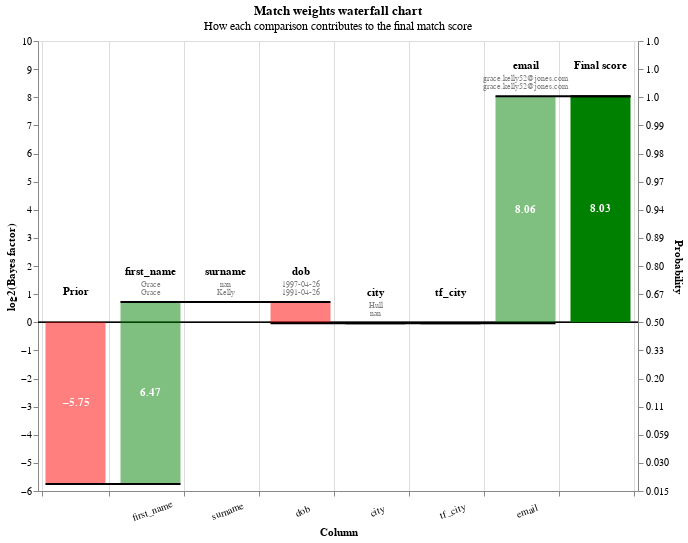

The cell this chart's notebook holds for it:
### Markdown cell above
You can also view rows in this dataset as a waterfall chart as follows:

### Code cell
from splink.charts import waterfall_chart
records_to_plot = df_e.as_pandas_dataframe().head(5).to_dict(orient="records")
waterfall_chart(records_to_plot, linker.settings_obj, filter_nulls=False)

### Figure 1 — Vega-Lite specification as saved in the notebook (floating-point values rounded to 4 significant figures)
{"config": {"view": {"continuousWidth": 400, "continuousHeight": 300}}, "params": [{"name": "record_number", "value": 0, "bind": {"input": "range", "min": 0, "max": 4, "step": 1}, "description": "Filter by the interation number"}], "title": {"text": "Match weights waterfall chart", "subtitle": "How each comparison contributes to the final match score"}, "transform": [{"filter": "(datum.record_number == record_number)"}, {"window": [{"op": "sum", "field": "log2_bayes_factor", "as": "sum"}, {"op": "lead", "field": "column_name", "as": "lead"}], "frame": [null, 0]}, {"calculate": "datum.column_name === \"Final score\" ? datum.sum - datum.log2_bayes_factor : datum.sum", "as": "sum"}, {"calculate": "datum.lead === null ? datum.column_name : datum.lead", "as": "lead"}, {"calculate": "datum.column_name === \"Final score\" || datum.column_name === \"Prior match weight\" ? 0 : datum.sum - datum.log2_bayes_factor", "as": "previous_sum"}, {"calculate": "datum.sum > datum.previous_sum ? datum.column_name : \"\"", "as": "top_label"}, {"calculate": "datum.sum < datum.previous_sum ? datum.column_name : \"\"", "as": "bottom_label"}, {"calculate": "datum.sum > datum.previous_sum ? datum.sum : datum.previous_sum", "as": "sum_top"}, {"calculate": "datum.sum < datum.previous_sum ? datum.sum : datum.previous_sum", "as": "sum_bottom"}, {"calculate": "(datum.sum + datum.previous_sum) / 2", "as": "center"}, {"calculate": "(datum.log2_bayes_factor > 0 ? \"+\" : \"\") + datum.log2_bayes_factor", "as": "text_log2_bayes_factor"}, {"calculate": "datum.sum < datum.previous_sum ? 4 : -4", "as": "dy"}, {"calculate": "datum.sum < datum.previous_sum ? \"top\" : \"bottom\"", "as": "baseline"}, {"calculate": "1. / (1 + pow(2, -1.*datum.sum))", "as": "prob"}, {"calculate": "0*datum.sum", "as": "zero"}], "layer": [{"layer": [{"mark": "rule", "encoding": {"y": {"field": "zero", "type": "quantitative"}, "size": {"value": 0.5}, "color": {"value": "black"}}}, {"mark": {"type": "bar", "width": 60}, "encoding": {"color": {"condition": {"value": "red", "test": "(datum.log2_bayes_factor < 0)"}, "value": "green"}, "opacity": {"condition": {"value": 1, "test": "datum.column_name == 'Prior match weight' || datum.column_name == 'Final score'"}, "value": 0.5}, "tooltip": [{"type": "nominal", "field": "column_name", "title": "Comparison column"}, {"type": "nominal", "field": "value_l", "title": "Value (L)"}, {"type": "nominal", "field": "value_r", "title": "Value (R)"}, {"type": "ordinal", "field": "label_for_charts", "title": "Label"}, {"type": "nominal", "field": "sql_condition", "title": "SQL condition"}, {"type": "nominal", "field": "comparison_vector_value", "title": "Comparison vector value"}, {"type": "quantitative", "field": "bayes_factor", "title": "Bayes factor = m/u", "format": ",.4f"}, {"type": "quantitative", "field": "log2_bayes_factor", "title": "Match weight = log2(m/u)", "format": ",.4f"}, {"type": "quantitative", "field": "prob", "format": ".4f", "title": "Adjusted match score"}, {"type": "nominal", "field": "bayes_factor_description", "title": "Match weight description"}], "x": {"type": "nominal", "axis": {"labelExpr": "datum.value == 'Prior' || datum.value == 'Final score' ? '' : datum.value", "labelAngle": -20, "labelAlign": "center", "labelPadding": 10, "title": "Column", "grid": true, "tickBand": "extent"}, "field": "column_name", "sort": {"field": "bar_sort_order", "order": "ascending"}}, "y": {"type": "quantitative", "axis": {"grid": false, "orient": "left", "title": "log2(Bayes factor)"}, "field": "previous_sum"}, "y2": {"field": "sum"}}}, {"mark": {"type": "text", "fontWeight": "bold"}, "encoding": {"color": {"value": "white"}, "text": {"condition": {"type": "nominal", "field": "log2_bayes_factor", "format": ".2f", "test": "abs(datum.log2_bayes_factor) > 1"}, "value": ""}, "x": {"type": "nominal", "axis": {"labelAngle": 0, "title": "Column"}, "field": "column_name", "sort": {"field": "bar_sort_order", "order": "ascending"}}, "y": {"type": "quantitative", "axis": {"orient": "left"}, "field": "center"}}}, {"mark": {"type": "text", "baseline": "bottom", "dy": -25, "fontWeight": "bold"}, "encoding": {"color": {"value": "black"}, "text": {"type": "nominal", "field": "column_name"}, "x": {"type": "nominal", "axis": {"labelAngle": 0, "title": "Column"}, "field": "column_name", "sort": {"field": "bar_sort_order", "order": "ascending"}}, "y": {"type": "quantitative", "field": "sum_top"}}}, {"mark": {"type": "text", "baseline": "bottom", "fontSize": 8, "dy": -13}, "encoding": {"color": {"value": "grey"}, "text": {"type": "nominal", "field": "value_l"}, "x": {"type": "nominal", "axis": {"labelAngle": 0, "title": "Column"}, "field": "column_name", "sort": {"field": "bar_sort_order", "order": "ascending"}}, "y": {"type": "quantitative", "field": "sum_top"}}}, {"mark": {"type": "text", "baseline": "bottom", "fontSize": 8, "dy": -5}, "encoding": {"color": {"value": "grey"}, "text": {"type": "nominal", "field": "value_r"}, "x": {"type": "nominal", "axis": {"labelAngle": 0, "title": "Column"}, "field": "column_name", "sort": {"field": "bar_sort_order", "order": "ascending"}}, "y": {"type": "quantitative", "field": "sum_top"}}}]}, {"mark": {"type": "rule", "color": "black", "strokeWidth": 2, "x2Offset": 30, "xOffset": -30}, "encoding": {"x": {"type": "nominal", "axis": {"labelAngle": 0, "title": "Column"}, "field": "column_name", "sort": {"field": "bar_sort_order", "order": "ascending"}}, "x2": {"field": "lead"}, "y": {"type": "quantitative", "axis": {"labelExpr": "format(1 / (1 + pow(2, -1*datum.value)), '.2r')", "orient": "right", "title": "Probability"}, "field": "sum", "scale": {"zero": false}}}}], "height": 450, "resolve": {"axis": {"y": "independent"}}, "width": {"step": 75}, "$schema": "https://vega.github.io/schema/vega-lite/v5.2.0.json", "data": {"values": [{"column_name": "Prior", "label_for_charts": "Starting match weight (prior)", "sql_condition": null, "log2_bayes_factor": -5.751, "bayes_factor": 0.01857, "comparison_vector_value": null, "m_probability": null, "u_probability": null, "bayes_factor_description": null, "value_l": "", "value_r": "", "term_frequency_adjustment": null, "bar_sort_order": 0, "record_number": 0}, {"column_name": "first_name", "label_for_charts": "exact_match", "sql_condition": "first_name_l = first_name_r", "log2_bayes_factor": 6.474, "bayes_factor": 88.92, "comparison_vector_value": 1, "m_probability": 0.5152, "u_probability": 0.005794, "bayes_factor_description": "If comparison level is `exact_match` then comparison is 88.92 times more likely to be a match", "value_l": "Grace", "value_r": "Grace", "term_frequency_adjustment": false, "bar_sort_order": 1, "record_number": 0}, {"column_name": "surname", "label_for_charts": "Null", "sql_condition": "surname_l IS NULL OR surname_r IS NULL", "log2_bayes_factor": 0.0, "bayes_factor": 1.0, "comparison_vector_value": -1, "m_probability": null, "u_probability": null, "bayes_factor_description": "If comparison level is `null` then comparison is 1.00 times more likely to be a match", "value_l": "nan", "value_r": "Kelly", "term_frequency_adjustment": false, "bar_sort_order": 2, "record_number": 0}, {"column_name": "dob", "label_for_charts": "All other comparisons", "sql_condition": "ELSE", "log2_bayes_factor": -0.7563, "bayes_factor": 0.592, "comparison_vector_value": 0, "m_probability": 0.591, "u_probability": 0.9983, "bayes_factor_description": "If comparison level is `all other comparisons` then comparison is  1.69 times less likely to be a match", "value_l": "1997-04-26", "value_r": "1991-04-26", "term_frequency_adjustment": false, "bar_sort_order": 3, "record_number": 0}, {"column_name": "city", "label_for_charts": "Null", "sql_condition": "city_l IS NULL OR city_r IS NULL", "log2_bayes_factor": 0.0, "bayes_factor": 1.0, "comparison_vector_value": -1, "m_probability": null, "u_probability": null, "bayes_factor_description": "If comparison level is `null` then comparison is 1.00 times more likely to be a match", "value_l": "Hull", "value_r": "nan", "term_frequency_adjustment": false, "bar_sort_order": 4, "record_number": 0}, {"column_name": "tf_city", "label_for_charts": "Null", "sql_condition": "city_l IS NULL OR city_r IS NULL", "log2_bayes_factor": 0.0, "bayes_factor": 1.0, "comparison_vector_value": -1, "m_probability": null, "u_probability": null, "bayes_factor_description": "If comparison level is `null` then comparison is 1.00 times more likely to be a match", "value_l": "", "value_r": "", "term_frequency_adjustment": true, "bar_sort_order": 5, "record_number": 0}, {"column_name": "email", "label_for_charts": "exact_match", "sql_condition": "email_l = email_r", "log2_bayes_factor": 8.064, "bayes_factor": 267.7, "comparison_vector_value": 1, "m_probability": 0.5873, "u_probability": 0.002194, "bayes_factor_description": "If comparison level is `exact_match` then comparison is 267.69 times more likely to be a match", "value_l": "grace.kelly52@jones.com", "value_r": "grace.kelly52@jones.com", "term_frequency_adjustment": false, "bar_sort_order": 6, "record_number": 0}, {"column_name": "Final score", "label_for_charts": "Final score", "sql_condition": null, "log2_bayes_factor": 8.032, "bayes_factor": 261.7, "comparison_vector_value": null, "m_probability": null, "u_probability": null, "bayes_factor_description": null, "value_l": "", "value_r": "", "term_frequency_adjustment": null, "bar_sort_order": 7, "record_number": 0}, {"column_name": "Prior", "label_for_charts": "Starting match weight (prior)", "sql_condition": null, "log2_bayes_factor": -5.751, "bayes_factor": 0.01857, "comparison_vector_value": null, "m_probability": null, "u_probability": null, "bayes_factor_description": null, "value_l": "", "value_r": "", "term_frequency_adjustment": null, "bar_sort_order": 0, "record_number": 1}, {"column_name": "first_name", "label_for_charts": "exact_match", "sql_condition": "first_name_l = first_name_r", "log2_bayes_factor": 6.474, "bayes_factor": 88.92, "comparison_vector_value": 1, "m_probability": 0.5152, "u_probability": 0.005794, "bayes_factor_description": "If comparison level is `exact_match` then comparison is 88.92 times more likely to be a match", "value_l": "Evie", "value_r": "Evie", "term_frequency_adjustment": false, "bar_sort_order": 1, "record_number": 1}, {"column_name": "surname", "label_for_charts": "All other comparisons", "sql_condition": "ELSE", "log2_bayes_factor": -0.8702, "bayes_factor": 0.5471, "comparison_vector_value": 0, "m_probability": 0.5444, "u_probability": 0.9951, "bayes_factor_description": "If comparison level is `all other comparisons` then comparison is  1.83 times less likely to be a match", "value_l": "Dean", "value_r": "Jones", "term_frequency_adjustment": false, "bar_sort_order": 2, "record_number": 1}, {"column_name": "dob", "label_for_charts": "All other comparisons", "sql_condition": "ELSE", "log2_bayes_factor": -0.7563, "bayes_factor": 0.592, "comparison_vector_value": 0, "m_probability": 0.591, "u_probability": 0.9983, "bayes_factor_description": "If comparison level is `all other comparisons` then comparison is  1.69 times less likely to be a match", "value_l": "2015-03-03", "value_r": "2002-07-22", "term_frequency_adjustment": false, "bar_sort_order": 3, "record_number": 1}, {"column_name": "city", "label_for_charts": "Null", "sql_condition": "city_l IS NULL OR city_r IS NULL", "log2_bayes_factor": 0.0, "bayes_factor": 1.0, "comparison_vector_value": -1, "m_probability": null, "u_probability": null, "bayes_factor_description": "If comparison level is `null` then comparison is 1.00 times more likely to be a match", "value_l": "Pootsmruth", "value_r": "nan", "term_frequency_adjustment": false, "bar_sort_order": 4, "record_number": 1}, {"column_name": "tf_city", "label_for_charts": "Null", "sql_condition": "city_l IS NULL OR city_r IS NULL", "log2_bayes_factor": 0.0, "bayes_factor": 1.0, "comparison_vector_value": -1, "m_probability": null, "u_probability": null, "bayes_factor_description": "If comparison level is `null` then comparison is 1.00 times more likely to be a match", "value_l": "", "value_r": "", "term_frequency_adjustment": true, "bar_sort_order": 5, "record_number": 1}, {"column_name": "email", "label_for_charts": "All other comparisons", "sql_condition": "ELSE", "log2_bayes_factor": -1.274, "bayes_factor": 0.4136, "comparison_vector_value": 0, "m_probability": 0.4127, "u_probability": 0.9978, "bayes_factor_description": "If comparison level is `all other comparisons` then comparison is  2.42 times less likely to be a match", "value_l": "evihd56@earris-bailey.net", "value_r": "eviejones@brewer-sparks.org", "term_frequency_adjustment": false, "bar_sort_order": 6, "record_number": 1}, {"column_name": "Final score", "label_for_charts": "Final score", "sql_condition": null, "log2_bayes_factor": -2.176, "bayes_factor": 0.2212, "comparison_vector_value": null, "m_probability": null, "u_probability": null, "bayes_factor_description": null, "value_l": "", "value_r": "", "term_frequency_adjustment": null, "bar_sort_order": 7, "record_number": 1}, {"column_name": "Prior", "label_for_charts": "Starting match weight (prior)", "sql_condition": null, "log2_bayes_factor": -5.751, "bayes_factor": 0.01857, "comparison_vector_value": null, "m_probability": null, "u_probability": null, "bayes_factor_description": null, "value_l": "", "value_r": "", "term_frequency_adjustment": null, "bar_sort_order": 0, "record_number": 2}, {"column_name": "first_name", "label_for_charts": "exact_match", "sql_condition": "first_name_l = first_name_r", "log2_bayes_factor": 6.474, "bayes_factor": 88.92, "comparison_vector_value": 1, "m_probability": 0.5152, "u_probability": 0.005794, "bayes_factor_description": "If comparison level is `exact_match` then comparison is 88.92 times more likely to be a match", "value_l": "Oliver", "value_r": "Oliver", "term_frequency_adjustment": false, "bar_sort_order": 1, "record_number": 2}, {"column_name": "surname", "label_for_charts": "All other comparisons", "sql_condition": "ELSE", "log2_bayes_factor": -0.8702, "bayes_factor": 0.5471, "comparison_vector_value": 0, "m_probability": 0.5444, "u_probability": 0.9951, "bayes_factor_description": "If comparison level is `all other comparisons` then comparison is  1.83 times less likely to be a match", "value_l": "Griffiths", "value_r": "Bird", "term_frequency_adjustment": false, "bar_sort_order": 2, "record_number": 2}, {"column_name": "dob", "label_for_charts": "All other comparisons", "sql_condition": "ELSE", "log2_bayes_factor": -0.7563, "bayes_factor": 0.592, "comparison_vector_value": 0, "m_probability": 0.591, "u_probability": 0.9983, "bayes_factor_description": "If comparison level is `all other comparisons` then comparison is  1.69 times less likely to be a match", "value_l": "1991-10-26", "value_r": "2000-02-27", "term_frequency_adjustment": false, "bar_sort_order": 3, "record_number": 2}, {"column_name": "city", "label_for_charts": "Null", "sql_condition": "city_l IS NULL OR city_r IS NULL", "log2_bayes_factor": 0.0, "bayes_factor": 1.0, "comparison_vector_value": -1, "m_probability": null, "u_probability": null, "bayes_factor_description": "If comparison level is `null` then comparison is 1.00 times more likely to be a match", "value_l": "Lunton", "value_r": "nan", "term_frequency_adjustment": false, "bar_sort_order": 4, "record_number": 2}, {"column_name": "tf_city", "label_for_charts": "Null", "sql_condition": "city_l IS NULL OR city_r IS NULL", "log2_bayes_factor": 0.0, "bayes_factor": 1.0, "comparison_vector_value": -1, "m_probability": null, "u_probability": null, "bayes_factor_description": "If comparison level is `null` then comparison is 1.00 times more likely to be a match", "value_l": "", "value_r": "", "term_frequency_adjustment": true, "bar_sort_order": 5, "record_number": 2}, {"column_name": "email", "label_for_charts": "All other comparisons", "sql_condition": "ELSE", "log2_bayes_factor": -1.274, "bayes_factor": 0.4136, "comparison_vector_value": 0, "m_probability": 0.4127, "u_probability": 0.9978, "bayes_factor_description": "If comparison level is `all other comparisons` then comparison is  2.42 times less likely to be a match", "value_l": "o.griffiths90@reyes-coleman.com", "value_r": "oliver.b@smith.net", "term_frequency_adjustment": false, "bar_sort_order": 6, "record_number": 2}, {"column_name": "Final score", "label_for_charts": "Final score", "sql_condition": null, "log2_bayes_factor": -2.176, "bayes_factor": 0.2212, "comparison_vector_value": null, "m_probability": null, "u_probability": null, "bayes_factor_description": null, "value_l": "", "value_r": "", "term_frequency_adjustment": null, "bar_sort_order": 7, "record_number": 2}, {"column_name": "Prior", "label_for_charts": "Starting match weight (prior)", "sql_condition": null, "log2_bayes_factor": -5.751, "bayes_factor": 0.01857, "comparison_vector_value": null, "m_probability": null, "u_probability": null, "bayes_factor_description": null, "value_l": "", "value_r": "", "term_frequency_adjustment": null, "bar_sort_order": 0, "record_number": 3}, {"column_name": "first_name", "label_for_charts": "exact_match", "sql_condition": "first_name_l = first_name_r", "log2_bayes_factor": 6.474, "bayes_factor": 88.92, "comparison_vector_value": 1, "m_probability": 0.5152, "u_probability": 0.005794, "bayes_factor_description": "If comparison level is `exact_match` then comparison is 88.92 times more likely to be a match", "value_l": "Caleb", "value_r": "Caleb", "term_frequency_adjustment": false, "bar_sort_order": 1, "record_number": 3}, {"column_name": "surname", "label_for_charts": "All other comparisons", "sql_condition": "ELSE", "log2_bayes_factor": -0.8702, "bayes_factor": 0.5471, "comparison_vector_value": 0, "m_probability": 0.5444, "u_probability": 0.9951, "bayes_factor_description": "If comparison level is `all other comparisons` then comparison is  1.83 times less likely to be a match", "value_l": "Rwoe", "value_r": "Scott", "term_frequency_adjustment": false, "bar_sort_order": 2, "record_number": 3}, {"column_name": "dob", "label_for_charts": "All other comparisons", "sql_condition": "ELSE", "log2_bayes_factor": -0.7563, "bayes_factor": 0.592, "comparison_vector_value": 0, "m_probability": 0.591, "u_probability": 0.9983, "bayes_factor_description": "If comparison level is `all other comparisons` then comparison is  1.69 times less likely to be a match", "value_l": "1992-11-20", "value_r": "2000-12-10", "term_frequency_adjustment": false, "bar_sort_order": 3, "record_number": 3}, {"column_name": "city", "label_for_charts": "Null", "sql_condition": "city_l IS NULL OR city_r IS NULL", "log2_bayes_factor": 0.0, "bayes_factor": 1.0, "comparison_vector_value": -1, "m_probability": null, "u_probability": null, "bayes_factor_description": "If comparison level is `null` then comparison is 1.00 times more likely to be a match", "value_l": "Liverpool", "value_r": "nan", "term_frequency_adjustment": false, "bar_sort_order": 4, "record_number": 3}, {"column_name": "tf_city", "label_for_charts": "Null", "sql_condition": "city_l IS NULL OR city_r IS NULL", "log2_bayes_factor": 0.0, "bayes_factor": 1.0, "comparison_vector_value": -1, "m_probability": null, "u_probability": null, "bayes_factor_description": "If comparison level is `null` then comparison is 1.00 times more likely to be a match", "value_l": "", "value_r": "", "term_frequency_adjustment": true, "bar_sort_order": 5, "record_number": 3}, {"column_name": "email", "label_for_charts": "Null", "sql_condition": "email_l IS NULL OR email_r IS NULL", "log2_bayes_factor": 0.0, "bayes_factor": 1.0, "comparison_vector_value": -1, "m_probability": null, "u_probability": null, "bayes_factor_description": "If comparison level is `null` then comparison is 1.00 times more likely to be a match", "value_l": "nan", "value_r": "c.scott@brooks.com", "term_frequency_adjustment": false, "bar_sort_order": 6, "record_number": 3}, {"column_name": "Final score", "label_for_charts": "Final score", "sql_condition": null, "log2_bayes_factor": -0.9027, "bayes_factor": 0.5349, "comparison_vector_value": null, "m_probability": null, "u_probability": null, "bayes_factor_description": null, "value_l": "", "value_r": "", "term_frequency_adjustment": null, "bar_sort_order": 7, "record_number": 3}, {"column_name": "Prior", "label_for_charts": "Starting match weight (prior)", "sql_condition": null, "log2_bayes_factor": -5.751, "bayes_factor": 0.01857, "comparison_vector_value": null, "m_probability": null, "u_probability": null, "bayes_factor_description": null, "value_l": "", "value_r": "", "term_frequency_adjustment": null, "bar_sort_order": 0, "record_number": 4}, {"column_name": "first_name", "label_for_charts": "exact_match", "sql_condition": "first_name_l = first_name_r", "log2_bayes_factor": 6.474, "bayes_factor": 88.92, "comparison_vector_value": 1, "m_probability": 0.5152, "u_probability": 0.005794, "bayes_factor_description": "If comparison level is `exact_match` then comparison is 88.92 times more likely to be a match", "value_l": "Darcy", "value_r": "Darcy", "term_frequency_adjustment": false, "bar_sort_order": 1, "record_number": 4}, {"column_name": "surname", "label_for_charts": "All other comparisons", "sql_condition": "ELSE", "log2_bayes_factor": -0.8702, "bayes_factor": 0.5471, "comparison_vector_value": 0, "m_probability": 0.5444, "u_probability": 0.9951, "bayes_factor_description": "If comparison level is `all other comparisons` then comparison is  1.83 times less likely to be a match", "value_l": "Bernass", "value_r": "Rhodes", "term_frequency_adjustment": false, "bar_sort_order": 2, "record_number": 4}, {"column_name": "dob", "label_for_charts": "All other comparisons", "sql_condition": "ELSE", "log2_bayes_factor": -0.7563, "bayes_factor": 0.592, "comparison_vector_value": 0, "m_probability": 0.591, "u_probability": 0.9983, "bayes_factor_description": "If comparison level is `all other comparisons` then comparison is  1.69 times less likely to be a match", "value_l": "1986-02-04", "value_r": "1979-01-14", "term_frequency_adjustment": false, "bar_sort_order": 3, "record_number": 4}, {"column_name": "city", "label_for_charts": "All other comparisons", "sql_condition": "ELSE", "log2_bayes_factor": -1.208, "bayes_factor": 0.4327, "comparison_vector_value": 0, "m_probability": 0.4089, "u_probability": 0.9449, "bayes_factor_description": "If comparison level is `all other comparisons` then comparison is  2.31 times less likely to be a match", "value_l": "Southampton", "value_r": "Birmingham", "term_frequency_adjustment": false, "bar_sort_order": 4, "record_number": 4}, {"column_name": "tf_city", "label_for_charts": "All other comparisons", "sql_condition": "ELSE", "log2_bayes_factor": 0.0, "bayes_factor": 1.0, "comparison_vector_value": 0, "m_probability": 0.4089, "u_probability": 0.9449, "bayes_factor_description": "If comparison level is `all other comparisons` then comparison is  2.31 times less likely to be a match", "value_l": "", "value_r": "", "term_frequency_adjustment": true, "bar_sort_order": 5, "record_number": 4}, {"column_name": "email", "label_for_charts": "All other comparisons", "sql_condition": "ELSE", "log2_bayes_factor": -1.274, "bayes_factor": 0.4136, "comparison_vector_value": 0, "m_probability": 0.4127, "u_probability": 0.9978, "bayes_factor_description": "If comparison level is `all other comparisons` then comparison is  2.42 times less likely to be a match", "value_l": "darcy.b@silva.com", "value_r": "drhodes16@johnson-robinson.com", "term_frequency_adjustment": false, "bar_sort_order": 6, "record_number": 4}, {"column_name": "Final score", "label_for_charts": "Final score", "sql_condition": null, "log2_bayes_factor": -3.385, "bayes_factor": 0.09574, "comparison_vector_value": null, "m_probability": null, "u_probability": null, "bayes_factor_description": null, "value_l": "", "value_r": "", "term_frequency_adjustment": null, "bar_sort_order": 7, "record_number": 4}]}}
